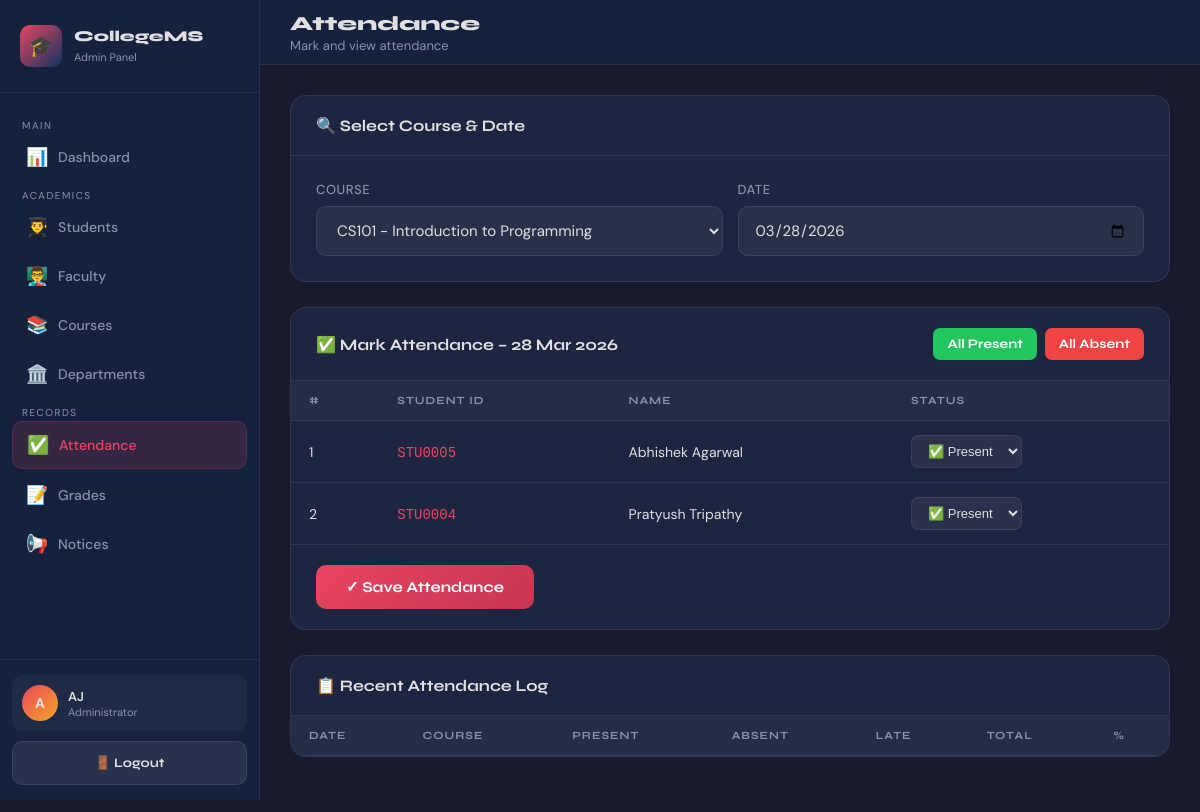
The app's page /admin/attendance.php?course_id=1 (signed in), older data.
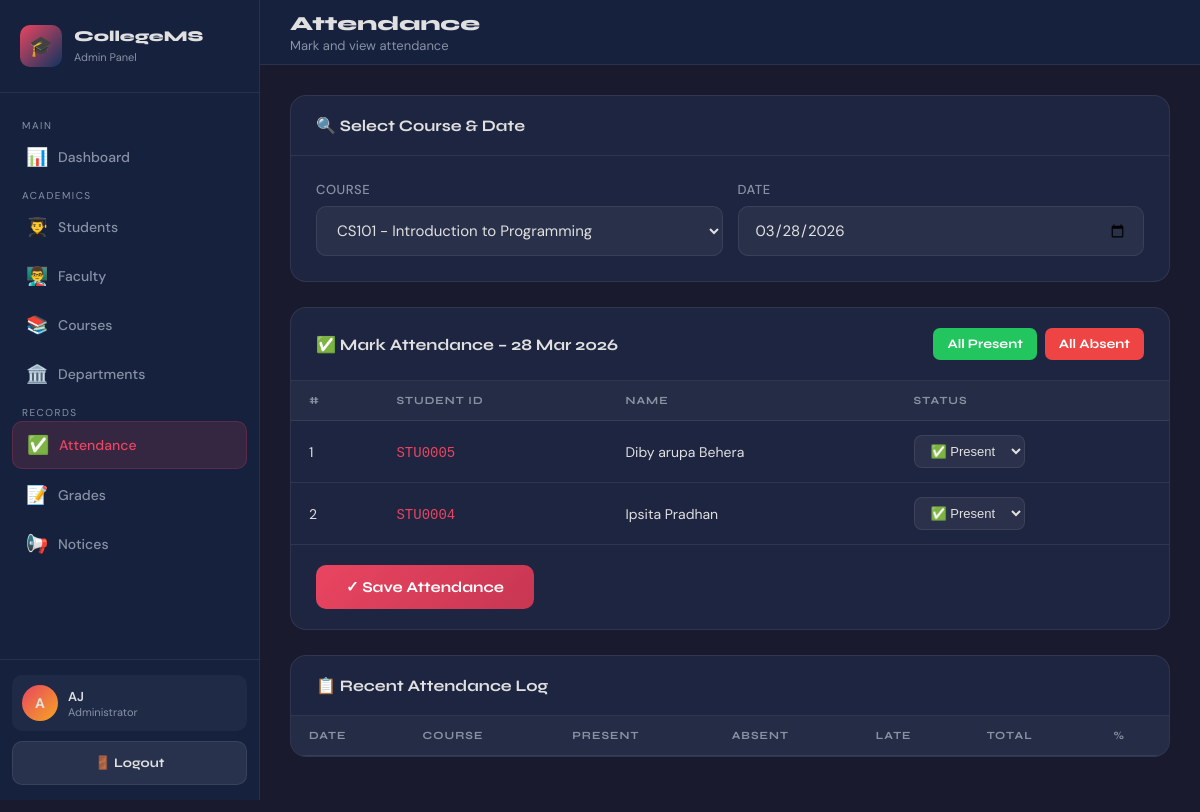
The same page, newer data.
### tables this page shows
CREATE TABLE students (
  id INT AUTO_INCREMENT PRIMARY KEY,
  user_id INT NULL,
  student_id VARCHAR(20) NOT NULL UNIQUE,
  name VARCHAR(100) NOT NULL,
  email VARCHAR(100) NOT NULL UNIQUE,
  phone VARCHAR(20),
  dob DATE,
  gender ENUM('Male','Female','Other'),
  address TEXT,
  department_id INT NULL,
  semester INT NOT NULL DEFAULT 1,
  admission_year YEAR,
  status ENUM('Active','Inactive','Graduated') NOT NULL DEFAULT 'Active',
  photo VARCHAR(255),
  created_at TIMESTAMP DEFAULT CURRENT_TIMESTAMP,
  CONSTRAINT fk_students_user FOREIGN KEY (user_id) REFERENCES users(id) ON DELETE SET NULL,
  CONSTRAINT fk_students_dept FOREIGN KEY (department_id) REFERENCES departments(id) ON DELETE SET NULL,
  INDEX idx_students_dept (department_id),
  INDEX idx_students_status (status)
);

### includes/auth.php (called while the page is built, shortened)
<?php
function e($value): string {
    return htmlspecialchars((string)$value, ENT_QUOTES, 'UTF-8');
}
?>

### admin/attendance.php (the view, shortened to what the changed rows need)
<?php
require_once '../includes/db.php';
require_once '../includes/auth.php';
$selected_course = (int)($_GET['course_id'] ?? 0);
$selected_date = (string)($_GET['date'] ?? date('Y-m-d'));
$students_list = [];
if ($selected_course > 0) {
    $stmt = mysqli_prepare($conn, "
        SELECT s.id, s.student_id, s.name,
               COALESCE(a.status, 'Not Marked') AS att_status
        FROM enrollments e
        JOIN students s ON e.student_id = s.id
        LEFT JOIN attendance a
            ON a.student_id = s.id AND a.course_id = ? AND a.date = ?
        WHERE e.course_id = ? AND s.status = 'Active'
        ORDER BY s.name
    ");
    mysqli_stmt_bind_param($stmt, "isi", $selected_course, $selected_date, $selected_course);
    mysqli_stmt_execute($stmt);
    $res = mysqli_stmt_get_result($stmt);
    while ($r = mysqli_fetch_assoc($res)) $students_list[] = $r;
}
?>
<!DOCTYPE html>
<html lang="en">
<head>
    <link rel="stylesheet" href="../css/style.css">
</head>
<body>
<div class="dashboard-layout">
    <div class="main-content">
        <header class="topbar">
            <div style="display:flex; align-items:center; gap:15px;">
                <div class="topbar-title"><h1>Attendance</h1><p>Mark and view attendance</p></div>
            </div>
        </header>
        <div class="page-content">
            <?php if ($selected_course && $students_list): ?>
            <div class="card" style="margin-bottom:25px;">
                <form method="POST">
                    <div class="table-responsive">
                        <table>
                            <thead>
                                <tr><th>#</th><th>Student ID</th><th>Name</th><th>Status</th></tr>
                            </thead>
                            <tbody>
                                <?php $i = 1; foreach ($students_list as $s): ?>
                                <tr>
                                    <td><?= $i++ ?></td>
                                    <td><code style="color:var(--accent)"><?= e($s['student_id']) ?></code></td>
                                    <td><?= e($s['name']) ?></td>
                                    <td>
                                        <select name="status[<?= (int)$s['id'] ?>]" class="att-select" style="background:rgba(255,255,255,0.06); border:1px solid var(--border); border-radius:8px; padding:7px 12px; color:var(--text); font-size:13px;">
                                            <option value="Present" <?= $s['att_status'] === 'Present' ? 'selected' : '' ?>>✅ Present</option>
                                        </select>
                                    </td>
                                </tr>
                                <?php endforeach; ?>
                            </tbody>
                        </table>
                    </div>
                </form>
            </div>
            <?php endif; ?>
            <div class="card">
                <div class="table-responsive">
                    <table>
                        <thead>
                            <tr><th>Date</th><th>Course</th><th>Present</th><th>Absent</th><th>Late</th><th>Total</th><th>%</th></tr>
                        </thead>
                    </table>
                </div>
            </div>
        </div>
    </div>
</div>
</body>
</html>

Row changes from the older to the newer data that the page shows:
changed students "STU0005": name "Abhishek Agarwal" → "Diby arupa Behera"
changed students "STU0004": name "Pratyush Tripathy" → "Ipsita Pradhan"
